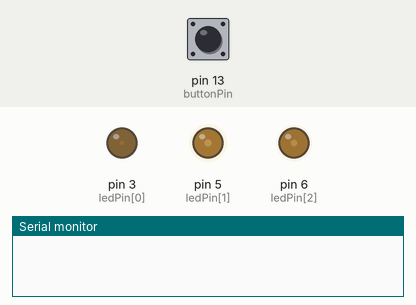
A sketch run on a simulated Arduino Uno, built with avr-gcc and run on an emulated ATmega328P. Shown: output pins drawn as LEDs (lit = HIGH), the last lines printed to the serial monitor. The test bench sets the inputs (shaded band); at power-on: pin 13 (buttonPin) LOW.

Above: at 0.15 s.
At 1.2 s:
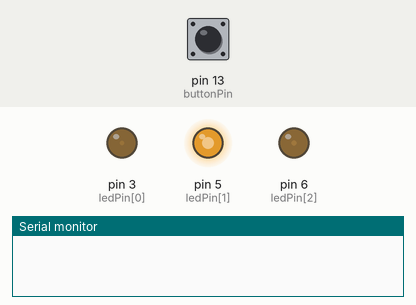
1.3 s: pin 13 (buttonPin) pulled HIGH for 1 s
At 3.07 s:
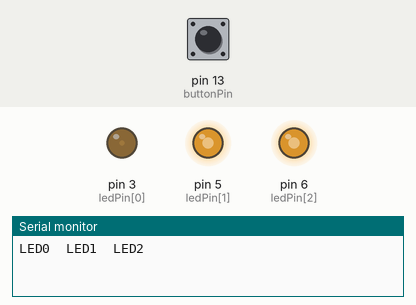
Timing chart, 0 to 22.3 s (numbered marks = the images above; inputs shaded):
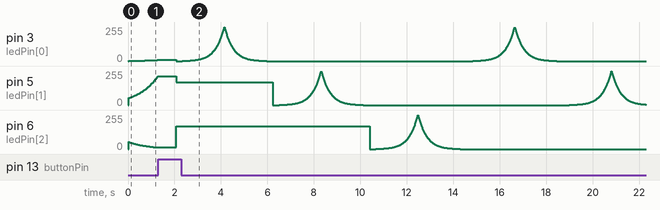

The sketch:

crossfade_christmas_lights.ino
```cpp
/*
   Andrew's Christmas Light controller.  Operates up to 6 starnds of LEDs with various patterns.
   <aburnsni@gmail.com>
   TODO
   Lose delays
   Impliment button to change patern
*/

bool firstRun = 1;  // Bool for setup within each pattern
int patternNum = 5;  // Initial pattern number
int numLeds = 3; // Number of LEDs attached

long prevLed[6];

// LED setup
const int ledPin[] = {3, 5, 6, 9, 10, 11};  // Pins for LEDs (all pwm pins)
int ledVal[6];  // Array for LED values
int count = 0;  // Count for array loops

int interval[] = {31, 144, 144, 0, 0, 0};  // Assign initial intervals to LEDs (Do not start at 1 or 254 as this will mess with the direction)
int ledDir[] = {1, 1, -1, 0, 0, 0};     // Assign initial direction to LEDs


// Button setup
const int buttonPin = 13;
int buttonState;             // the current reading from the input pin
int lastButtonState = LOW;   // the previous reading from the input pin

const int pwmIntervals = 200;
// The R value in the graph equation
float R;
int brightness = 0;
int brightnessA[6];

int wait = 50; // 50ms (.05 second) delay; shorten for faster fades

int DEBUG = 1; // DEBUG counter; if set to 1, will write values back via serial
int i = 0;


void setup()
{
  for (count = 0; count < numLeds; count++) {
    pinMode(ledPin[count], OUTPUT);  // Set LED pins for output
  }
  pinMode(buttonPin, INPUT);  // Set pin mode for button

  R = (pwmIntervals * log10(2)) / (log10(255)); // Calculate R value for brightness curve

  long currentMillis = millis(); // Initialise current time array
  for (count = 0; count < numLeds; count++) {
    prevLed[count] = currentMillis;
  }
  if (DEBUG) {           // If we want to see the pin values for debugging...
    Serial.begin(9600);  // ...set up the serial ouput on 0004 style
  }
}

// Main program
void loop() {
    buttonState = digitalRead(buttonPin);
    if (buttonState == HIGH) {
      patternNum++;
      if (patternNum == 5) {
        patternNum = 1;
      }
    }

  switch (patternNum) {
    case 1:
      //Slow Fades
      if (firstRun) {
        int ledValTemp[] = {2, 170, 170, 0, 0, 0};  // Assign initial values to LEDs (Do not start at 1 or 254 as this will mess with the direction)
        int ledDirTemp[] = {1, 1, -1, 0, 0, 0};     // Assign initial direction to LEDs
        memcpy(ledVal, ledValTemp, 6);              //
        memcpy (ledDir, ledDirTemp, 6);             //
        firstRun = 0;
        if (DEBUG) {
          for (count = 0; count < numLeds; count++) {
            Serial.print ("LED");
            Serial.print (count);
            if (count != numLeds - 1) {
              Serial.print ("\t");
            } else {
              Serial.println("");
            }
          }
        }

        //        // Debug
        //        if (DEBUG) {  // If we want to read the output
        //          for (count = 0; count < numLeds; count++) {
        //            Serial.print(ledVal[count]);  // Print value
        //            if (count != numLeds - 1) {
        //              Serial.print("\t");    // Print tab
        //            } else {
        //              Serial.println("");    // Print CR
        //            }
        //            if (i == 508) {
        //              DEBUG = 0;  // Only show debug output for one loop
        //            }
        //          }
        //        }
        //        i++;      // Increment counter

        // Fade LEDs
        if (millis() - prevLed[0] >= wait) {
          for (count = 0; count < numLeds; count++) {
            if (ledVal[count] > 254 || ledVal[count] == 1) {
              ledDir[count] = -1 * ledDir[count];       // Change fade direction at extremes
            }
            ledVal[count] = ledVal[count] + ledDir[count];
            analogWrite(ledPin[count], ledVal[count]);
          }
          prevLed[0] = millis();
        }
        break;
      }

    case 2:
      digitalWrite(ledPin[count], HIGH);
      if (millis() - prevLed[0] >= wait * 6) {
        digitalWrite(ledPin[count], LOW);
        count++;
        prevLed[0] = millis();
      }
      if (count == numLeds) {
        count = 0;
      }
      break;

    case 3:
      digitalWrite(ledPin[count], HIGH);
      if (millis() - prevLed[0] >= wait) {
        digitalWrite(ledPin[count], LOW);
        count++;
        prevLed[0] = millis();
      }
      if (count == numLeds) {
        count = 0;
      }
      break;

    case 4:
      for (count = 0; count < numLeds; count++) {
        for (i = 0; i < pwmIntervals; i++) {
          brightness = pow (2, (i / R)) - 1;
          analogWrite(ledPin[count], brightness);
          delay(wait / 5);
        }
        for (i = pwmIntervals; i >= 0; i--) {
          brightness = pow (2, (i / R)) - 1;
          analogWrite(ledPin[count], brightness);
          delay(wait / 5);
        }
      }
      break;
    case 5:
      if (millis() - prevLed[0] >= wait/2) {
        prevLed[0] = millis();

        for (count = 0; count < numLeds; count++) {

          brightnessA[count] = pow (2, (interval[count] / R)) - 1;
          analogWrite(ledPin[count], brightnessA[count]);
          interval[count] = interval[count] + ledDir[count];
          if (interval[count] == pwmIntervals || interval[count] == 30) {
            ledDir[count] = ledDir[count] * -1;
          }
        }
      }
      break;

  }
}
```
